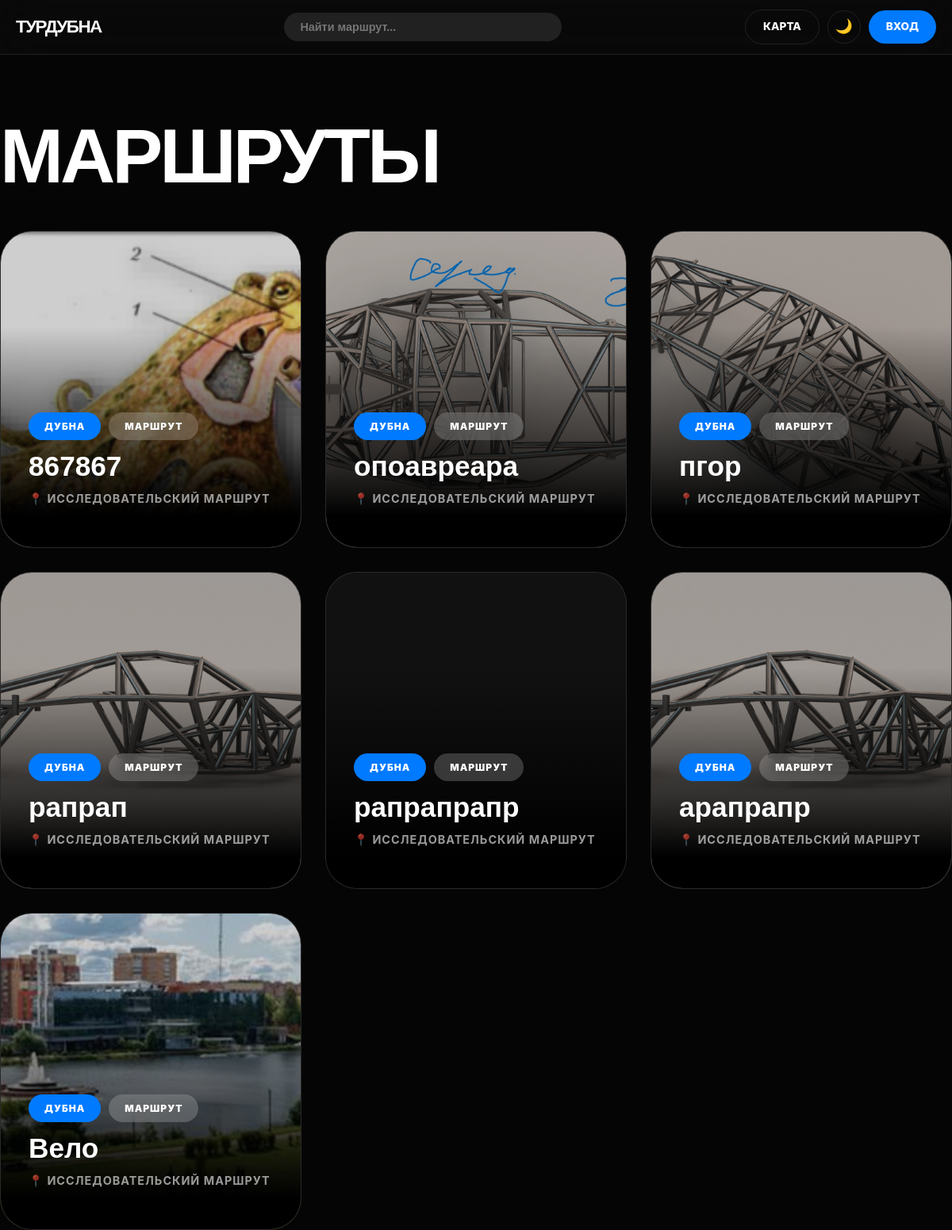
The app's page /routes/ with its own data.
### core/models.py (models this page shows, shortened)
class Route(models.Model):
    name = models.CharField('Название маршрута', max_length=200)
    image = models.ImageField('Обложка', upload_to='routes/', blank=True)
    description = models.TextField('Описание')
    steps = models.TextField('Этапы (с новой строки)')
    lat = models.FloatField('Широта', default=56.7320)
    lon = models.FloatField('Долгота', default=37.1670)
    class Meta:
        verbose_name = 'Маршрут'
        verbose_name_plural = 'Маршруты'

### core/views.py (the view)
# urls.py: path('routes/', views.all_routes, name='all_routes'),
def all_routes(request):
    routes = Route.objects.all().order_by('-id')
    user_fav_ids = []
    if request.user.is_authenticated:
        user_fav_ids = Favorite.objects.filter(user=request.user).values_list('route_id', flat=True)
    return render(request, 'all_routes.html', {
        'routes': routes,
        'user_fav_ids': list(user_fav_ids)
    })

### templates/all_routes.html (shortened to what this page needs)
{% extends 'base.html' %}
{% block content %}
<div class="page-wrapper">
    <h1 class="main-title">МАРШРУТЫ</h1>
    <div class="bento-grid">
        {% for route in routes %}
        <div style="position: relative;">
            <a href="{% url 'route_detail' route.pk %}" class="bento-card">
                {% if route.image %}
                <img src="{{ route.image.url }}" class="card-img">
                {% endif %}
                <div class="card-overlay"></div>
                <div class="card-content">
                    <div class="badge-row">
                        <span class="badge badge-blue">Дубна</span>
                        <span class="badge badge-blur">Маршрут</span>
                    </div>
                    <h3 class="card-title">{{ route.name }}</h3>
                    <p class="card-subtitle">📍 Исследовательский маршрут</p>
                </div>
            </a>
        </div>
        {% empty %}
        <p style="color: var(--text-sec); grid-column: span 3; text-align: center;">Маршрутов пока нет.</p>
        {% endfor %}
    </div>
</div>
{% endblock %}

### records on screen
Route: image (picture), name "867867"
Route: image (picture), name "опоавреара"
Route: image (picture), name "пгор"
Route: image (picture), name "рапрап"
Route: name "рапрапрапр"
Route: image (picture), name "арапрапр"
Route: image (picture), name "Вело"
